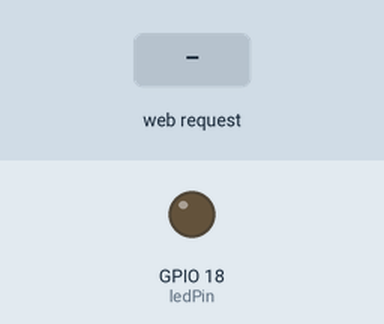
This sketch was run on a simulated ESP32. On the bench: output pins drawn as LEDs (lit = HIGH). Inputs (shaded band) come from the test bench. WiFi joins after 1.5 s; servers stay silent unless stated; what the sketch prints to the serial monitor is not drawn.

Above: at 2.7 s.
2.8 s: HTTP request GET /drone_on received
At 4.0 s:
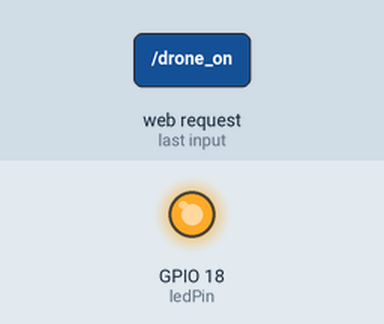
4.3 s: HTTP request GET /drone_off received
At 5.2 s:
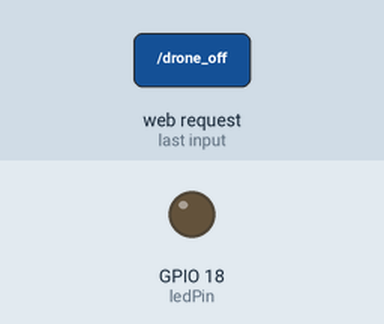
Timing chart, 0 to 7.3 s (numbered marks = the images above; inputs shaded):
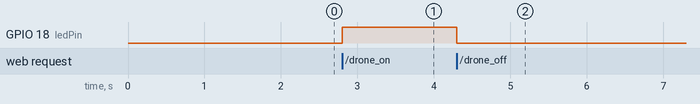

Measured:
- after the input at 2.8 s, GPIO 18 (ledPin): LOW → HIGH at once
- after the input at 4.3 s, GPIO 18 (ledPin): HIGH → LOW at once

The sketch:

ontillESP.ino
```cpp
#include <WiFi.h>
#include <WebServer.h>

const char* ssid = "jakeis";
const char* password = "Jackjack333.";

const int ledPin = 18;

WebServer server(80);

// TURN ON LED
void handleDroneOn() {
  Serial.println("🟢 Drone Present - LED ON");
  digitalWrite(ledPin, HIGH);
  server.send(200, "text/plain", "ON");
}

// TURN OFF LED
void handleDroneOff() {
  Serial.println("🔴 No Drone - LED OFF");
  digitalWrite(ledPin, LOW);
  server.send(200, "text/plain", "OFF");
}

void setup() {
  Serial.begin(115200);
  pinMode(ledPin, OUTPUT);
  digitalWrite(ledPin, LOW);

  WiFi.begin(ssid, password);
  Serial.print("Connecting");

  while (WiFi.status() != WL_CONNECTED) {
    delay(500);
    Serial.print(".");
  }

  Serial.println("\nConnected!");
  Serial.print("IP: ");
  Serial.println(WiFi.localIP());

  // Routes
  server.on("/drone_on", handleDroneOn);
  server.on("/drone_off", handleDroneOff);

  server.begin();
}

void loop() {
  server.handleClient();
}
```
